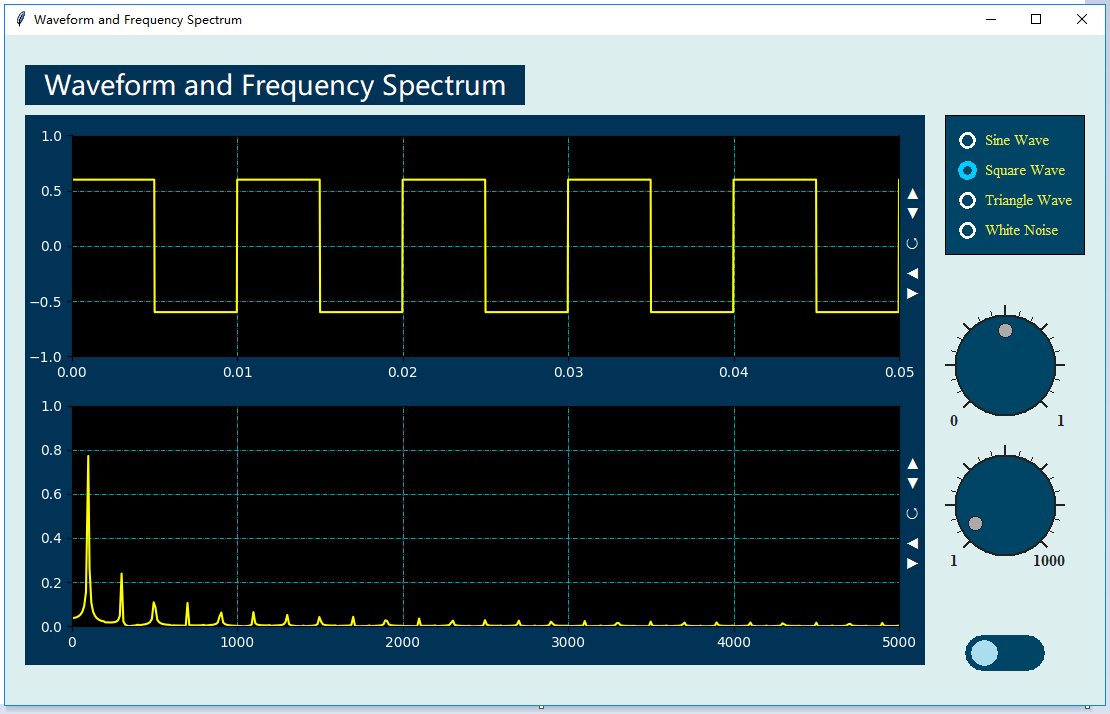

Source code (Python):
#===This Frame is generated by DRPython ===============================
import sys
import os
import drvi.drviAppendPath as mPath
mPath.appendPythonPath()
#=================================================

import tkinter as tk
import tkinter.messagebox as msgbox
from tkinter import filedialog
import numpy as np
from scipy.fftpack import fft,ifft
import matplotlib.pyplot as plt
import numpy as np
import drvi.drviDSP as dsp
import drvi.drviControlls as dr

#=========================================
def setValueTimer(v):
 pha=v*0.01*10
 mSignal.setSignalPha(pha)

def setValue2D(t,x):
 Fs=1/(t[1]-t[0]);
 N=len(x)
 mPlotWave.setValue2D(t,x)
 [mFre,mAmp]=dsp.AmpSpetrumX(N,Fs,x)
 mPlotAmp.setValue2D(mFre,mAmp)
 
#==Main Window=====================
win= tk.Tk()
sWOld=1920
sHOld=1080
sWidth=win.winfo_screenwidth()
sHeight=win.winfo_screenheight()
wRate=sWidth/sWOld
hRate=sHeight/sHOld
winWidth=int(1100*wRate)
winHeight=int(670*hRate)
x=(sWidth-winWidth)/2;
y=(win.winfo_screenheight()-winHeight)/2
win.geometry("%dx%d+%d+%d" %(winWidth,winHeight,x,y))
win.config(bg="#ddeeee")
win.wm_title('Waveform and Frequency Spectrum')

#==Layout of controls=====================
mTimer1=dr.DRTimer(win,200*wRate,30*hRate,120*wRate,36*hRate,'#000000','#ffffff',100)
mLab1=dr.DRLabelX(win,20*wRate,30*hRate,500*wRate,40*hRate,'#003355','#ffffff','Waveform and Frequency Spectrum',20)
mPlotWave=dr.DRPlotX(win,20*wRate,80*hRate,900*wRate,280*hRate,'','#003355','#000000','#ffffff','#00eeff','#ffff00',0,0.05,-1,1,0,0)
mPlotAmp=dr.DRPlotX(win,20*wRate,350*hRate,900*wRate,280*hRate,'','#003355','#000000','#ffffff','#00eeff','#ffff00',0,5000,0,1,0,0)
mVButType=dr.DRRadioButX(win,940*wRate,80*hRate,140*wRate,140*hRate,'#004466','#000000','#ffffff','#00ccff','#eeee44','Sine Wave,Square Wave,Triangle Wave,White Noise',11,4,0)
mKnobA=dr.DRKnob(win,930*wRate,260*hRate,140*wRate,140*hRate,'#004466','#222222','#aaaaaa','0,1',0,1,0.5)
mKnobFre=dr.DRKnob(win,930*wRate,400*hRate,140*wRate,140*hRate,'#004466','#222222','#aaaaaa','1,1000',1,1000,50)
mSwitch1=dr.DRSwitch(win,960*wRate,600*hRate,80*wRate,36*hRate,'#004466','#aaddee')

mType=0; Fs=44100; N=4096; A=0.6; Fre=100; Pha=0
mSignal=dsp.DRGenerator(mType,Fs,N,A,Fre,Pha)

#==DataStream Binding=====================
mTimer1.addCallBackSingle(setValueTimer)
mSwitch1.addCallBackSingle(mTimer1.setValueSingle)

mSignal.addCallBackValue2D(setValue2D)
mVButType.addCallBackSingle(mSignal.setSignalType)
mKnobA.addCallBackSingle(mSignal.setSignalAmp)
mKnobFre.addCallBackSingle(mSignal.setSignalFre)

setValueTimer(0)
    
#==Main Loop=====================
win.mainloop()

#==End of APPp=====================
